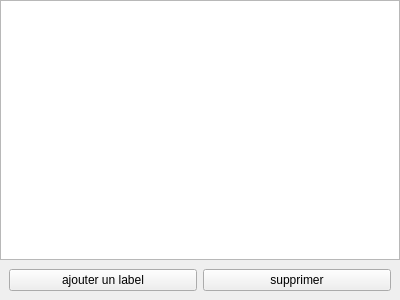
<?xml version="1.0" encoding="UTF-8"?>
<ui version="4.0">
 <class>Sabrina::ProjectLabelsDockWidget</class>
 <widget class="QDockWidget" name="Sabrina::ProjectLabelsDockWidget">
  <property name="geometry">
   <rect>
    <x>0</x>
    <y>0</y>
    <width>400</width>
    <height>300</height>
   </rect>
  </property>
  <property name="windowTitle">
   <string>Labels</string>
  </property>
  <widget class="QWidget" name="dockWidgetContents">
   <layout class="QVBoxLayout" name="verticalLayout">
    <property name="spacing">
     <number>0</number>
    </property>
    <property name="leftMargin">
     <number>0</number>
    </property>
    <property name="topMargin">
     <number>0</number>
    </property>
    <property name="rightMargin">
     <number>0</number>
    </property>
    <property name="bottomMargin">
     <number>0</number>
    </property>
    <item>
     <widget class="QTreeView" name="treeView"/>
    </item>
    <item>
     <widget class="QWidget" name="widget" native="true">
      <layout class="QHBoxLayout" name="horizontalLayout">
       <item>
        <widget class="QPushButton" name="addLabelButton">
         <property name="text">
          <string>ajouter un label</string>
         </property>
        </widget>
       </item>
       <item>
        <widget class="QPushButton" name="deleteLabelButton">
         <property name="text">
          <string>supprimer</string>
         </property>
        </widget>
       </item>
      </layout>
     </widget>
    </item>
   </layout>
  </widget>
 </widget>
 <resources/>
 <connections/>
</ui>
